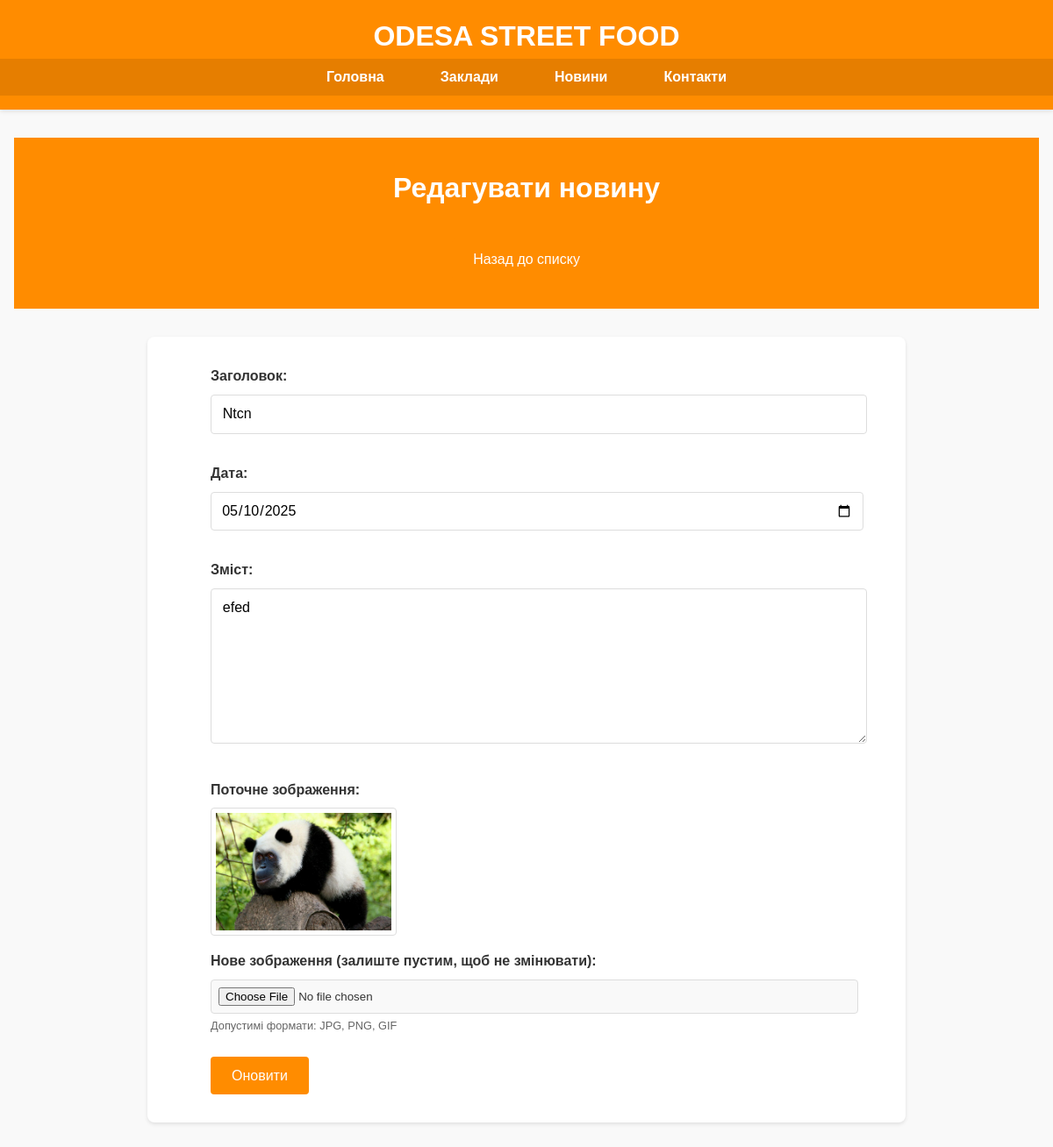
Page /admin/news/edit/6 on the committed database.
### tables this page shows
CREATE TABLE news
                 (
                     id
                     INTEGER
                     PRIMARY
                     KEY
                     AUTOINCREMENT,
                     title
                     TEXT
                     NOT
                     NULL,
                     date
                     TEXT
                     NOT
                     NULL,
                     content
                     TEXT
                     NOT
                     NULL,
                     image
                     TEXT
                     NOT
                     NULL
                 );

### app.py (the view, shortened to what this page needs)
@app.route('/admin/news/edit/<int:news_id>', methods=['GET', 'POST'])
def edit_news(news_id):
    conn = sqlite3.connect('news.db')
    c = conn.cursor()
    c.execute("SELECT * FROM news WHERE id=?", (news_id,))
    news_item = dict(zip(['id', 'title', 'date', 'content', 'image'], c.fetchone()))
    conn.close()
    return render_template('edit_news.html', now=datetime.now(), news_item=news_item, today=datetime.now().strftime('%Y-%m-%d'))

### templates/edit_news.html (shortened to what this page needs)
{% extends "base_admin.html" %}
{% block content %}
<section class="admin-header">
    <h1>Редагувати новину</h1>
    <a href="{{ url_for('admin_news') }}" class="btn">Назад до списку</a>
</section>
<section class="admin-form">
    <div class="container">
        <form method="POST" enctype="multipart/form-data">
            <div class="form-group">
                <label for="title">Заголовок:</label>
                <input type="text" id="title" name="title" value="{{ news_item.title }}" required>
            </div>
            <div class="form-group">
                <label for="date">Дата:</label>
                <input type="date" id="date" name="date" value="{{ news_item.date.split(' ')[0] }}" required>
            </div>
            <div class="form-group">
                <label for="content">Зміст:</label>
                <textarea id="content" name="content" rows="5" required>{{ news_item.content }}</textarea>
            </div>
            <div class="form-group">
                <label>Поточне зображення:</label>
                <img src="{{ url_for('static', filename='images/news/' + news_item.image) }}" alt="Current image" class="current-image">
                <label for="image">Нове зображення (залиште пустим, щоб не змінювати):</label>
                <input type="file" id="image" name="image" accept="image/*">
                <p class="file-hint">Допустимі формати: JPG, PNG, GIF</p>
            </div>
            <button type="submit" class="btn-submit">Оновити</button>
        </form>
    </div>
</section>
{% endblock %}

### static/css/style.css (style rules this page uses)
body { font-family: 'Arial', sans-serif; margin: 0; padding: 0; line-height: 1.6; color: #333; background-color: #f9f9f9; }
.admin-header { background: #ff8c00; color: white; padding: 2rem 0; text-align: center; margin-bottom: 2rem; }
.admin-header h1 { margin: 0 0 1rem 0; font-size: 2rem; }
.admin-form { max-width: 800px; margin: 0 auto; padding: 2rem; background: white; border-radius: 8px; box-shadow: 0 2px 4px rgba(0,0,0,0.1); }
.admin-form .form-group { margin-bottom: 1.5rem; }
.admin-form label { display: block; margin-bottom: 0.5rem; font-weight: bold; color: #333; }
.admin-form input[type="text"], .admin-form input[type="date"], .admin-form textarea { width: 100%; padding: 0.8rem; border: 1px solid #ddd; border-radius: 4px; font-family: inherit; font-size: 1rem; margin-bottom: 0.5rem; }
.admin-form input[type="date"] { padding: 0.7rem; }
.admin-form textarea { min-height: 150px; resize: vertical; }
.admin-form input[type="file"] { width: 100%; padding: 0.5rem; border: 1px solid #ddd; border-radius: 4px; background: #f9f9f9; }
.file-hint { font-size: 0.8rem; color: #666; margin-top: 0.3rem; }
.current-image { display: block; max-width: 200px; max-height: 150px; margin-bottom: 1rem; border: 1px solid #ddd; border-radius: 4px; padding: 5px; }
.btn-submit { background-color: #ff8c00; color: white; border: none; padding: 0.8rem 1.5rem; border-radius: 4px; cursor: pointer; font-size: 1rem; transition: background-color 0.3s; }
.container { width: 90%; max-width: 1200px; margin: 0 auto; }
.btn { display: inline-block; background: #ff8c00; color: white; padding: 0.7rem 1.5rem; border-radius: 4px; text-decoration: none; margin-top: 1rem; transition: background 0.3s; }
.form-group { margin-bottom: 1.5rem; }
.form-group input, .form-group textarea { width: 100%; padding: 0.8rem; border: 1px solid #ddd; border-radius: 4px; font-family: inherit; }
.form-group textarea { resize: vertical; }

### rows in the picture
news: title "Ntcn", date "05/10/2025", content "efed", image (picture)
